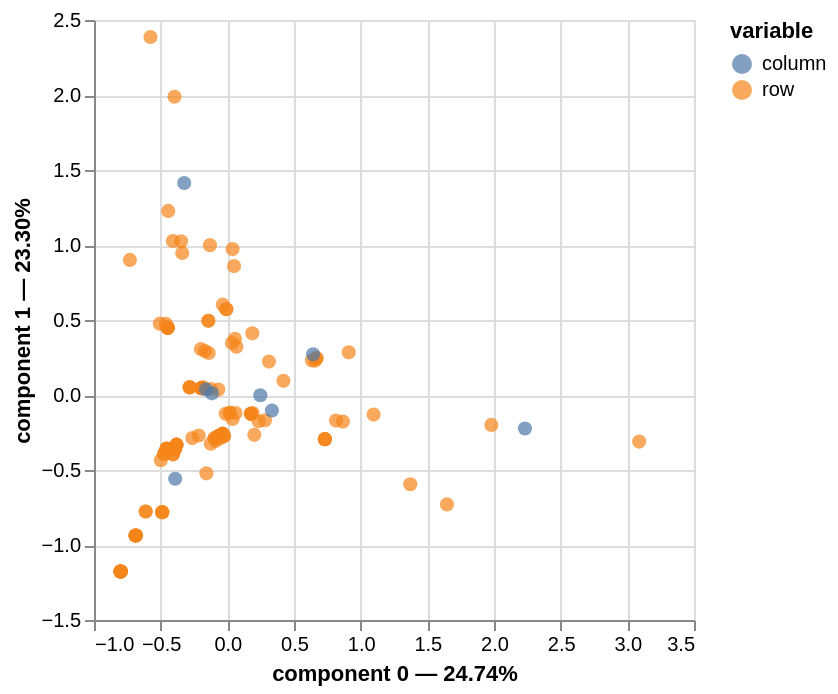

Here is the notebook cell this chart was saved with:
### Code cell
mca.plot(
    X,
    x_component=0,
    y_component=1,
    show_column_markers=True,
    show_row_markers=True,
    show_column_labels=False,
    show_row_labels=False,
)

### Figure 1 — Vega-Lite specification as saved in the notebook (floating-point values rounded to 4 significant figures)
{"config": {"view": {"continuousWidth": 300, "continuousHeight": 300}}, "layer": [{"data": {"name": "data-4f16ebee29d645d116dbcddb46e1b8cb"}, "mark": {"type": "circle", "size": 50}, "encoding": {"color": {"field": "variable", "type": "nominal"}, "tooltip": [{"field": "variable", "type": "nominal"}, {"field": "value", "type": "nominal"}, {"field": "component 0", "type": "quantitative"}, {"field": "component 1", "type": "quantitative"}], "x": {"axis": {"title": "component 0 — 24.74%"}, "field": "component 0", "scale": {"zero": false}, "type": "quantitative"}, "y": {"axis": {"title": "component 1 — 23.30%"}, "field": "component 1", "scale": {"zero": false}, "type": "quantitative"}}, "name": "view_0e9deda32bb0e973_0"}, {"data": {"name": "data-9af17a4020998839ce20bf955c3961ea"}, "mark": {"type": "circle", "size": 50}, "encoding": {"color": {"field": "variable", "type": "nominal"}, "tooltip": [{"field": "variable", "type": "nominal"}, {"field": "value", "type": "nominal"}, {"field": "component 0", "type": "quantitative"}, {"field": "component 1", "type": "quantitative"}], "x": {"axis": {"title": "component 0 — 24.74%"}, "field": "component 0", "scale": {"zero": false}, "type": "quantitative"}, "y": {"axis": {"title": "component 1 — 23.30%"}, "field": "component 1", "scale": {"zero": false}, "type": "quantitative"}}}], "params": [{"name": "param_1e9efca18e7a2868", "select": {"type": "interval", "encodings": ["x", "y"]}, "bind": "scales", "views": ["view_0e9deda32bb0e973_0"]}], "$schema": "https://vega.github.io/schema/vega-lite/v6.4.1.json", "datasets": {"data-4f16ebee29d645d116dbcddb46e1b8cb": [{"component 0": 1.097, "component 1": -0.1306, "component 2": -0.624, "component 3": 0.1657, "component 4": -0.1151, "component 5": -0.261, "component 6": 0.02662, "variable": "row", "value": "0", "label": 0}, {"component 0": 0.6345, "component 1": 0.2303, "component 2": 0.1926, "component 3": 0.237, "component 4": 0.03011, "component 5": -0.1125, "component 6": -0.01976, "variable": "row", "value": "1", "label": 1}, {"component 0": -0.06729, "component 1": 0.03603, "component 2": -0.5815, "component 3": -0.5234, "component 4": 0.221, "component 5": 0.4998, "component 6": -0.05037, "variable": "row", "value": "2", "label": 2}, {"component 0": -0.4471, "component 1": 0.4476, "component 2": -0.1099, "component 3": 0.3548, "component 4": 0.09176, "component 5": 0.03038, "component 6": -0.03204, "variable": "row", "value": "3", "label": 3}, {"component 0": 0.01812, "component 1": -0.1183, "component 2": 0.5672, "component 3": -0.3004, "component 4": 0.6394, "component 5": 0.0008747, "component 6": 0.04394, "variable": "row", "value": "4", "label": 4}, {"component 0": -0.1947, "component 1": 0.04495, "component 2": -0.6928, "component 3": -0.4739, "component 4": 0.4956, "component 5": 0.08958, "component 6": 0.07628, "variable": "row", "value": "5", "label": 5}, {"component 0": -0.4885, "component 1": -0.7813, "component 2": 0.3574, "component 3": 0.561, "component 4": -0.1467, "component 5": 0.4397, "component 6": 0.05253, "variable": "row", "value": "6", "label": 6}, {"component 0": -0.2823, "component 1": 0.05108, "component 2": -0.7693, "component 3": -0.4398, "component 4": 0.6844, "component 5": -0.1924, "component 6": 0.1634, "variable": "row", "value": "8", "label": 8}, {"component 0": -0.6874, "component 1": -0.9367, "component 2": 0.445, "component 3": 0.8224, "component 4": 0.02699, "component 5": 0.05855, "component 6": 0.1871, "variable": "row", "value": "10", "label": 10}, {"component 0": -0.1947, "component 1": 0.04495, "component 2": -0.6928, "component 3": -0.4739, "component 4": 0.4956, "component 5": 0.08958, "component 6": 0.07628, "variable": "row", "value": "12", "label": 12}, {"component 0": 0.6689, "component 1": 0.2456, "component 2": 0.2341, "component 3": 0.2871, "component 4": 0.04491, "component 5": -0.2094, "component 6": -0.05611, "variable": "row", "value": "14", "label": 14}, {"component 0": -0.4748, "component 1": -0.3929, "component 2": -0.2232, "component 3": 0.09592, "component 4": 0.3926, "component 5": -0.1565, "component 6": -0.09342, "variable": "row", "value": "17", "label": 17}, {"component 0": -0.2823, "component 1": 0.05108, "component 2": -0.7693, "component 3": -0.4398, "component 4": 0.6844, "component 5": -0.1924, "component 6": 0.1634, "variable": "row", "value": "18", "label": 18}, {"component 0": -0.2147, "component 1": -0.2697, "component 2": -0.2197, "component 3": -0.1351, "component 4": 0.05656, "component 5": 0.4936, "component 6": -0.1171, "variable": "row", "value": "20", "label": 20}, {"component 0": -0.1246, "component 1": 0.04005, "component 2": -0.6316, "component 3": -0.5011, "component 4": 0.3446, "component 5": 0.3152, "component 6": 0.006621, "variable": "row", "value": "21", "label": 21}, {"component 0": -0.731, "component 1": 0.9005, "component 2": 0.5459, "component 3": 1.287, "component 4": -0.3626, "component 5": -0.03623, "component 6": -0.1539, "variable": "row", "value": "22", "label": 22}, {"component 0": 0.03463, "component 1": 0.3472, "component 2": 0.441, "component 3": -0.133, "component 4": -0.04921, "component 5": -0.1778, "component 6": 0.06531, "variable": "row", "value": "23", "label": 23}, {"component 0": 0.7317, "component 1": -0.2944, "component 2": -0.3513, "component 3": 0.243, "component 4": -0.1922, "component 5": 0.002024, "component 6": -0.06087, "variable": "row", "value": "24", "label": 24}, {"component 0": -0.03506, "component 1": -0.2592, "component 2": -0.1507, "component 3": -0.286, "component 4": -0.392, "component 5": 0.06295, "component 6": 0.01147, "variable": "row", "value": "25", "label": 25}, {"component 0": -0.8002, "component 1": -1.177, "component 2": 0.7405, "component 3": 1.086, "component 4": -0.1277, "component 5": 0.01376, "component 6": -0.1749, "variable": "row", "value": "26", "label": 26}, {"component 0": 0.2345, "component 1": -0.1749, "component 2": 0.77, "component 3": -0.4554, "component 4": -0.02696, "component 5": -0.4456, "component 6": -0.217, "variable": "row", "value": "27", "label": 27}, {"component 0": -0.2627, "component 1": -0.2874, "component 2": -0.229, "component 3": -0.09432, "component 4": 0.128, "component 5": 0.3702, "component 6": -0.08357, "variable": "row", "value": "29", "label": 29}, {"component 0": -0.6874, "component 1": -0.9367, "component 2": 0.445, "component 3": 0.8224, "component 4": 0.02699, "component 5": 0.05855, "component 6": 0.1871, "variable": "row", "value": "31", "label": 31}, {"component 0": 0.01812, "component 1": -0.1183, "component 2": 0.5672, "component 3": -0.3004, "component 4": 0.6394, "component 5": 0.0008747, "component 6": 0.04394, "variable": "row", "value": "32", "label": 32}, {"component 0": -0.4471, "component 1": 0.4476, "component 2": -0.1099, "component 3": 0.3548, "component 4": 0.09176, "component 5": 0.03038, "component 6": -0.03204, "variable": "row", "value": "33", "label": 33}, {"component 0": -0.8002, "component 1": -1.177, "component 2": 0.7405, "component 3": 1.086, "component 4": -0.1277, "component 5": 0.01376, "component 6": -0.1749, "variable": "row", "value": "34", "label": 34}, {"component 0": 1.372, "component 1": -0.5952, "component 2": -0.3644, "component 3": 1.335, "component 4": 0.2721, "component 5": 0.1514, "component 6": 0.02362, "variable": "row", "value": "36", "label": 36}, {"component 0": 0.03944, "component 1": 0.9725, "component 2": 0.5936, "component 3": -0.1679, "component 4": 0.624, "component 5": -0.1979, "component 6": -0.006671, "variable": "row", "value": "37", "label": 37}, {"component 0": 0.3121, "component 1": 0.2227, "component 2": 0.6181, "component 3": -0.7682, "component 4": 0.8946, "component 5": -0.02315, "component 6": -0.01571, "variable": "row", "value": "39", "label": 39}, {"component 0": -0.8002, "component 1": -1.177, "component 2": 0.7405, "component 3": 1.086, "component 4": -0.1277, "component 5": 0.01376, "component 6": -0.1749, "variable": "row", "value": "40", "label": 40}, {"component 0": -0.8002, "component 1": -1.177, "component 2": 0.7405, "component 3": 1.086, "component 4": -0.1277, "component 5": 0.01376, "component 6": -0.1749, "variable": "row", "value": "41", "label": 41}, {"component 0": 0.4209, "component 1": 0.09429, "component 2": 0.404, "component 3": -0.7903, "component 4": -0.05551, "component 5": 0.006307, "component 6": 0.002833, "variable": "row", "value": "42", "label": 42}, {"component 0": -0.4549, "component 1": -0.3582, "component 2": -0.266, "component 3": 0.06869, "component 4": 0.4137, "component 5": -0.1237, "component 6": 0.05061, "variable": "row", "value": "43", "label": 43}, {"component 0": -0.1982, "component 1": 0.3062, "component 2": -0.06582, "component 3": 0.07852, "component 4": -0.3727, "component 5": -0.1717, "component 6": 0.04265, "variable": "row", "value": "45", "label": 45}, {"component 0": -0.03506, "component 1": -0.2592, "component 2": -0.1507, "component 3": -0.286, "component 4": -0.392, "component 5": 0.06295, "component 6": 0.01147, "variable": "row", "value": "46", "label": 46}, {"component 0": -0.4549, "component 1": -0.3582, "component 2": -0.266, "component 3": 0.06869, "component 4": 0.4137, "component 5": -0.1237, "component 6": 0.05061, "variable": "row", "value": "47", "label": 47}, {"component 0": -0.4885, "component 1": -0.7813, "component 2": 0.3574, "component 3": 0.561, "component 4": -0.1467, "component 5": 0.4397, "component 6": 0.05253, "variable": "row", "value": "50", "label": 50}, {"component 0": -0.06355, "component 1": -0.2726, "component 2": -0.1544, "component 3": -0.2617, "component 4": -0.3592, "component 5": -0.05719, "component 6": 0.04472, "variable": "row", "value": "51", "label": 51}, {"component 0": 0.6689, "component 1": 0.2456, "component 2": 0.2341, "component 3": 0.2871, "component 4": 0.04491, "component 5": -0.2094, "component 6": -0.05611, "variable": "row", "value": "53", "label": 53}, {"component 0": -0.02447, "component 1": -0.2741, "component 2": -0.1199, "component 3": -0.2889, "component 4": -0.4466, "component 5": 0.05375, "component 6": -0.07397, "variable": "row", "value": "55", "label": 55}, {"component 0": -0.4549, "component 1": -0.3582, "component 2": -0.266, "component 3": 0.06869, "component 4": 0.4137, "component 5": -0.1237, "component 6": 0.05061, "variable": "row", "value": "56", "label": 56}, {"component 0": 1.98, "component 1": -0.1992, "component 2": -0.9383, "component 3": 1.098, "component 4": 0.5329, "component 5": 0.2318, "component 6": 0.4699, "variable": "row", "value": "57", "label": 57}, {"component 0": -0.347, "component 1": 1.024, "component 2": -0.341, "component 3": 0.16, "component 4": 0.1188, "component 5": 0.01864, "component 6": -0.1234, "variable": "row", "value": "58", "label": 58}, {"component 0": -0.1423, "component 1": 0.4952, "component 2": 0.5564, "component 3": 0.07969, "component 4": 0.4748, "component 5": -0.1338, "component 6": 0.04177, "variable": "row", "value": "59", "label": 59}, {"component 0": 0.05068, "component 1": 0.8593, "component 2": 0.4756, "component 3": -0.2056, "component 4": 0.5289, "component 5": -0.02265, "component 6": 0.0538, "variable": "row", "value": "60", "label": 60}, {"component 0": -0.4885, "component 1": -0.7813, "component 2": 0.3574, "component 3": 0.561, "component 4": -0.1467, "component 5": 0.4397, "component 6": 0.05253, "variable": "row", "value": "61", "label": 61}, {"component 0": -0.4748, "component 1": -0.3929, "component 2": -0.2232, "component 3": 0.09592, "component 4": 0.3926, "component 5": -0.1565, "component 6": -0.09342, "variable": "row", "value": "63", "label": 63}, {"component 0": 0.19, "component 1": -0.1205, "component 2": 0.4125, "component 3": -0.4543, "component 4": -0.03832, "component 5": 0.01719, "component 6": 0.04122, "variable": "row", "value": "66", "label": 66}, {"component 0": -0.6122, "component 1": -0.7767, "component 2": 0.248, "component 3": 0.6469, "component 4": 0.1301, "component 5": 0.0884, "component 6": 0.4284, "variable": "row", "value": "69", "label": 69}, {"component 0": -0.03506, "component 1": -0.2592, "component 2": -0.1507, "component 3": -0.286, "component 4": -0.392, "component 5": 0.06295, "component 6": 0.01147, "variable": "row", "value": "70", "label": 70}, {"component 0": -0.8002, "component 1": -1.177, "component 2": 0.7405, "component 3": 1.086, "component 4": -0.1277, "component 5": 0.01376, "component 6": -0.1749, "variable": "row", "value": "71", "label": 71}, {"component 0": 0.8151, "component 1": -0.1705, "component 2": 0.1601, "component 3": 0.02313, "component 4": 0.08243, "component 5": -0.0285, "component 6": -0.02504, "variable": "row", "value": "72", "label": 72}, {"component 0": -0.5767, "component 1": 2.387, "component 2": 0.1337, "component 3": 1.145, "component 4": -0.3488, "component 5": -0.02145, "component 6": 0.2206, "variable": "row", "value": "73", "label": 73}, {"component 0": -0.381, "component 1": -0.331, "component 2": -0.2518, "component 3": 0.005996, "component 4": 0.3038, "component 5": 0.06626, "component 6": -0.0009962, "variable": "row", "value": "74", "label": 74}, {"component 0": -0.007387, "component 1": 0.5717, "component 2": -0.2286, "component 3": -0.2054, "component 4": -0.4859, "component 5": 0.04295, "component 6": 0.01985, "variable": "row", "value": "75", "label": 75}, {"component 0": -0.4073, "component 1": -0.3954, "component 2": -0.1635, "component 3": 0.04906, "component 4": 0.2416, "component 5": 0.03509, "component 6": -0.2984, "variable": "row", "value": "77", "label": 77}, {"component 0": -0.01239, "component 1": -0.1254, "component 2": 0.6077, "component 3": -0.2725, "component 4": 0.7428, "component 5": -0.1457, "component 6": 0.08545, "variable": "row", "value": "78", "label": 78}, {"component 0": 0.7317, "component 1": -0.2944, "component 2": -0.3513, "component 3": 0.243, "component 4": -0.1922, "component 5": 0.002024, "component 6": -0.06087, "variable": "row", "value": "79", "label": 79}, {"component 0": -0.1829, "component 1": 0.05109, "component 2": -0.6801, "component 3": -0.5433, "component 4": 0.4527, "component 5": 0.04728, "component 6": -0.3691, "variable": "row", "value": "84", "label": 84}, {"component 0": -0.1947, "component 1": 0.04495, "component 2": -0.6928, "component 3": -0.4739, "component 4": 0.4956, "component 5": 0.08958, "component 6": 0.07628, "variable": "row", "value": "85", "label": 85}, {"component 0": -0.4549, "component 1": -0.3582, "component 2": -0.266, "component 3": 0.06869, "component 4": 0.4137, "component 5": -0.1237, "component 6": 0.05061, "variable": "row", "value": "86", "label": 86}, {"component 0": -0.3962, "component 1": 1.988, "component 2": 0.09794, "component 3": 0.8295, "component 4": -0.4598, "component 5": 0.3731, "component 6": 0.08047, "variable": "row", "value": "88", "label": 88}, {"component 0": -0.4987, "component 1": -0.4345, "component 2": -0.1718, "component 3": 0.1286, "component 4": 0.3673, "component 5": -0.196, "component 6": -0.2663, "variable": "row", "value": "89", "label": 89}, {"component 0": -0.06355, "component 1": -0.2726, "component 2": -0.1544, "component 3": -0.2617, "component 4": -0.3592, "component 5": -0.05719, "component 6": 0.04472, "variable": "row", "value": "90", "label": 90}, {"component 0": -0.03506, "component 1": -0.2592, "component 2": -0.1507, "component 3": -0.286, "component 4": -0.392, "component 5": 0.06295, "component 6": 0.01147, "variable": "row", "value": "91", "label": 91}, {"component 0": -0.6874, "component 1": -0.9367, "component 2": 0.445, "component 3": 0.8224, "component 4": 0.02699, "component 5": 0.05855, "component 6": 0.1871, "variable": "row", "value": "92", "label": 92}, {"component 0": -0.03506, "component 1": -0.2592, "component 2": -0.1507, "component 3": -0.286, "component 4": -0.392, "component 5": 0.06295, "component 6": 0.01147, "variable": "row", "value": "93", "label": 93}, {"component 0": -0.6874, "component 1": -0.9367, "component 2": 0.445, "component 3": 0.8224, "component 4": 0.02699, "component 5": 0.05855, "component 6": 0.1871, "variable": "row", "value": "97", "label": 97}, {"component 0": 0.1874, "component 1": 0.4111, "component 2": 0.7963, "component 3": -0.07914, "component 4": -0.3876, "component 5": 0.08784, "component 6": 0.03741, "variable": "row", "value": "98", "label": 98}, {"component 0": -0.3931, "component 1": -0.3605, "component 2": -0.2113, "component 3": 0.02573, "component 4": 0.2753, "component 5": 0.05197, "component 6": -0.1373, "variable": "row", "value": "99", "label": 99}, {"component 0": -0.3931, "component 1": -0.3605, "component 2": -0.2113, "component 3": 0.02573, "component 4": 0.2753, "component 5": 0.05197, "component 6": -0.1373, "variable": "row", "value": "100", "label": 100}, {"component 0": -0.03506, "component 1": -0.2592, "component 2": -0.1507, "component 3": -0.286, "component 4": -0.392, "component 5": 0.06295, "component 6": 0.01147, "variable": "row", "value": "101", "label": 101}, {"component 0": -0.0952, "component 1": -0.2875, "component 2": -0.1585, "component 3": -0.2348, "component 4": -0.3228, "component 5": -0.1907, "component 6": 0.08167, "variable": "row", "value": "102", "label": 102}, {"component 0": 0.6584, "component 1": 0.2295, "component 2": 0.2138, "component 3": 0.2204, "component 4": -0.02347, "component 5": -0.04453, "component 6": -0.09251, "variable": "row", "value": "103", "label": 103}, {"component 0": 0.2825, "component 1": -0.1686, "component 2": 0.6941, "component 3": -0.398, "component 4": -0.1472, "component 5": 0.02931, "component 6": 0.3601, "variable": "row", "value": "104", "label": 104}, {"component 0": 0.9107, "component 1": 0.2844, "component 2": 1.574, "component 3": -1.021, "component 4": 0.3576, "component 5": 1.067, "component 6": -0.2152, "variable": "row", "value": "105", "label": 105}, {"component 0": -0.4471, "component 1": 0.4476, "component 2": -0.1099, "component 3": 0.3548, "component 4": 0.09176, "component 5": 0.03038, "component 6": -0.03204, "variable": "row", "value": "106", "label": 106}, {"component 0": -0.8002, "component 1": -1.177, "component 2": 0.7405, "component 3": 1.086, "component 4": -0.1277, "component 5": 0.01376, "component 6": -0.1749, "variable": "row", "value": "107", "label": 107}, {"component 0": 3.089, "component 1": -0.3105, "component 2": -1.039, "component 3": 1.762, "component 4": 0.4764, "component 5": 0.2288, "component 6": -0.1126, "variable": "row", "value": "108", "label": 108}, {"component 0": -0.0952, "component 1": -0.2875, "component 2": -0.1585, "component 3": -0.2348, "component 4": -0.3228, "component 5": -0.1907, "component 6": 0.08167, "variable": "row", "value": "109", "label": 109}, {"component 0": 1.647, "component 1": -0.7296, "component 2": -0.3546, "component 3": 1.74, "component 4": 0.3736, "component 5": -0.102, "component 6": -0.08387, "variable": "row", "value": "110", "label": 110}, {"component 0": -0.4471, "component 1": 0.4476, "component 2": -0.1099, "component 3": 0.3548, "component 4": 0.09176, "component 5": 0.03038, "component 6": -0.03204, "variable": "row", "value": "111", "label": 111}, {"component 0": -0.4073, "component 1": -0.3954, "component 2": -0.1635, "component 3": 0.04906, "component 4": 0.2416, "component 5": 0.03509, "component 6": -0.2984, "variable": "row", "value": "112", "label": 112}, {"component 0": -0.381, "component 1": -0.331, "component 2": -0.2518, "component 3": 0.005996, "component 4": 0.3038, "component 5": 0.06626, "component 6": -0.0009962, "variable": "row", "value": "114", "label": 114}, {"component 0": -0.03442, "component 1": 0.6021, "component 2": -0.2364, "component 3": -0.1769, "component 4": -0.4581, "component 5": -0.07824, "component 6": 0.05355, "variable": "row", "value": "116", "label": 116}, {"component 0": -0.05395, "component 1": -0.2891, "component 2": -0.1221, "component 3": -0.2634, "component 4": -0.415, "component 5": -0.07357, "component 6": -0.04362, "variable": "row", "value": "117", "label": 117}, {"component 0": 0.7317, "component 1": -0.2944, "component 2": -0.3513, "component 3": 0.243, "component 4": -0.1922, "component 5": 0.002024, "component 6": -0.06087, "variable": "row", "value": "118", "label": 118}, {"component 0": -0.8002, "component 1": -1.177, "component 2": 0.7405, "component 3": 1.086, "component 4": -0.1277, "component 5": 0.01376, "component 6": -0.1749, "variable": "row", "value": "119", "label": 119}, {"component 0": -0.1895, "component 1": 0.04764, "component 2": -0.6872, "component 3": -0.5043, "component 4": 0.4768, "component 5": 0.07107, "component 6": -0.1186, "variable": "row", "value": "120", "label": 120}, {"component 0": 0.0572, "component 1": 0.3742, "component 2": 0.5392, "component 3": -0.1248, "component 4": -0.1071, "component 5": -0.2125, "component 6": -0.06549, "variable": "row", "value": "122", "label": 122}, {"component 0": -0.1676, "component 1": 0.2927, "component 2": -0.06647, "component 3": 0.04266, "component 4": -0.4006, "component 5": -0.06224, "component 6": 0.01382, "variable": "row", "value": "123", "label": 123}, {"component 0": -0.0869, "component 1": -0.3058, "component 2": -0.1245, "component 3": -0.235, "component 4": -0.3798, "component 5": -0.2159, "component 6": -0.009699, "variable": "row", "value": "124", "label": 124}, {"component 0": -0.06355, "component 1": -0.2726, "component 2": -0.1544, "component 3": -0.2617, "component 4": -0.3592, "component 5": -0.05719, "component 6": 0.04472, "variable": "row", "value": "125", "label": 125}, {"component 0": -0.1569, "component 1": -0.5222, "component 2": 0.2113, "component 3": 0.1252, "component 4": -0.4361, "component 5": 1.075, "component 6": -0.1718, "variable": "row", "value": "128", "label": 128}, {"component 0": 0.1763, "component 1": -0.1256, "component 2": 0.434, "component 3": -0.4416, "component 4": 0.004137, "component 5": -0.08405, "component 6": 0.06998, "variable": "row", "value": "130", "label": 130}, {"component 0": -0.6874, "component 1": -0.9367, "component 2": 0.445, "component 3": 0.8224, "component 4": 0.02699, "component 5": 0.05855, "component 6": 0.1871, "variable": "row", "value": "131", "label": 131}, {"component 0": -0.4549, "component 1": -0.3582, "component 2": -0.266, "component 3": 0.06869, "component 4": 0.4137, "component 5": -0.1237, "component 6": 0.05061, "variable": "row", "value": "132", "label": 132}, {"component 0": -0.4603, "component 1": 0.4741, "component 2": -0.07066, "component 3": 0.3914, "component 4": 0.05713, "component 5": 0.01742, "component 6": -0.1362, "variable": "row", "value": "133", "label": 133}, {"component 0": -0.4549, "component 1": -0.3582, "component 2": -0.266, "component 3": 0.06869, "component 4": 0.4137, "component 5": -0.1237, "component 6": 0.05061, "variable": "row", "value": "134", "label": 134}, {"component 0": -0.02447, "component 1": -0.2741, "component 2": -0.1199, "component 3": -0.2889, "component 4": -0.4466, "component 5": 0.05375, "component 6": -0.07397, "variable": "row", "value": "135", "label": 135}, {"component 0": -0.6874, "component 1": -0.9367, "component 2": 0.445, "component 3": 0.8224, "component 4": 0.02699, "component 5": 0.05855, "component 6": 0.1871, "variable": "row", "value": "137", "label": 137}, {"component 0": -0.4433, "component 1": 1.227, "component 2": -0.3275, "component 3": 0.2897, "component 4": 0.1794, "component 5": -0.236, "component 6": -0.2495, "variable": "row", "value": "138", "label": 138}, {"component 0": -0.007387, "component 1": 0.5717, "component 2": -0.2286, "component 3": -0.2054, "component 4": -0.4859, "component 5": 0.04295, "component 6": 0.01985, "variable": "row", "value": "139", "label": 139}, {"component 0": -0.3384, "component 1": 0.9474, "component 2": -0.3715, "component 3": 0.1299, "component 4": 0.1593, "component 5": 0.03549, "component 6": 0.0119, "variable": "row", "value": "142", "label": 142}, {"component 0": -0.8002, "component 1": -1.177, "component 2": 0.7405, "component 3": 1.086, "component 4": -0.1277, "component 5": 0.01376, "component 6": -0.1749, "variable": "row", "value": "145", "label": 145}, {"component 0": 0.03927, "component 1": -0.1598, "component 2": 0.918, "component 3": -0.2821, "component 4": 0.7652, "component 5": -0.2341, "component 6": -0.2721, "variable": "row", "value": "146", "label": 146}, {"component 0": -0.4088, "component 1": 1.027, "component 2": -0.3957, "component 3": 0.203, "component 4": 0.2571, "component 5": -0.157, "component 6": 0.06458, "variable": "row", "value": "147", "label": 147}, {"component 0": 0.1763, "component 1": -0.1256, "component 2": 0.434, "component 3": -0.4416, "component 4": 0.004137, "component 5": -0.08405, "component 6": 0.06998, "variable": "row", "value": "148", "label": 148}, {"component 0": -0.1306, "component 1": 0.9991, "component 2": -0.1555, "component 3": 0.1704, "component 4": -0.3222, "component 5": 0.8324, "component 6": 0.2939, "variable": "row", "value": "150", "label": 150}, {"component 0": -0.4549, "component 1": -0.3582, "component 2": -0.266, "component 3": 0.06869, "component 4": 0.4137, "component 5": -0.1237, "component 6": 0.05061, "variable": "row", "value": "152", "label": 152}, {"component 0": 0.2027, "component 1": -0.2658, "component 2": 1.682, "component 3": -0.1192, "component 4": 0.7839, "component 5": -0.06153, "component 6": 0.1884, "variable": "row", "value": "157", "label": 157}, {"component 0": 0.06179, "component 1": -0.1199, "component 2": 0.6058, "component 3": -0.3307, "component 4": 0.5417, "component 5": 0.1249, "component 6": -0.08873, "variable": "row", "value": "160", "label": 160}, {"component 0": -0.1395, "component 1": 0.2803, "component 2": -0.06707, "component 3": 0.009782, "component 4": -0.4262, "component 5": 0.03809, "component 6": -0.0126, "variable": "row", "value": "161", "label": 161}, {"component 0": -0.1423, "component 1": 0.4952, "component 2": 0.5564, "component 3": 0.07969, "component 4": 0.4748, "component 5": -0.1338, "component 6": 0.04177, "variable": "row", "value": "164", "label": 164}, {"component 0": -0.2823, "component 1": 0.05108, "component 2": -0.7693, "component 3": -0.4398, "component 4": 0.6844, "component 5": -0.1924, "component 6": 0.1634, "variable": "row", "value": "165", "label": 165}, {"component 0": -0.381, "component 1": -0.331, "component 2": -0.2518, "component 3": 0.005996, "component 4": 0.3038, "component 5": 0.06626, "component 6": -0.0009962, "variable": "row", "value": "169", "label": 169}, {"component 0": 0.8671, "component 1": -0.1772, "component 2": 0.1884, "component 3": 0.259, "component 4": 0.5947, "component 5": 0.05227, "component 6": -0.07108, "variable": "row", "value": "170", "label": 170}, {"component 0": -0.1947, "component 1": 0.04495, "component 2": -0.6928, "component 3": -0.4739, "component 4": 0.4956, "component 5": 0.08958, "component 6": 0.07628, "variable": "row", "value": "171", "label": 171}, {"component 0": -0.8002, "component 1": -1.177, "component 2": 0.7405, "component 3": 1.086, "component 4": -0.1277, "component 5": 0.01376, "component 6": -0.1749, "variable": "row", "value": "172", "label": 172}, {"component 0": -0.5067, "component 1": 0.4758, "component 2": -0.1117, "component 3": 0.4236, "component 4": 0.1609, "component 5": -0.1143, "component 6": 0.004722, "variable": "row", "value": "173", "label": 173}, {"component 0": -0.6122, "component 1": -0.7767, "component 2": 0.248, "component 3": 0.6469, "component 4": 0.1301, "component 5": 0.0884, "component 6": 0.4284, "variable": "row", "value": "174", "label": 174}, {"component 0": 0.06831, "component 1": 0.3221, "component 2": 0.4038, "component 3": -0.1768, "component 4": -0.1182, "component 5": 0.002415, "component 6": 0.01634, "variable": "row", "value": "176", "label": 176}, {"component 0": -0.4549, "component 1": -0.3582, "component 2": -0.266, "component 3": 0.06869, "component 4": 0.4137, "component 5": -0.1237, "component 6": 0.05061, "variable": "row", "value": "177", "label": 177}, {"component 0": -0.4471, "component 1": 0.4476, "component 2": -0.1099, "component 3": 0.3548, "component 4": 0.09176, "component 5": 0.03038, "component 6": -0.03204, "variable": "row", "value": "178", "label": 178}, {"component 0": -0.3931, "component 1": -0.3605, "component 2": -0.2113, "component 3": 0.02573, "component 4": 0.2753, "component 5": 0.05197, "component 6": -0.1373, "variable": "row", "value": "179", "label": 179}, {"component 0": 0.1763, "component 1": -0.1256, "component 2": 0.434, "component 3": -0.4416, "component 4": 0.004137, "component 5": -0.08405, "component 6": 0.06998, "variable": "row", "value": "180", "label": 180}, {"component 0": -0.124, "component 1": -0.3247, "component 2": -0.1272, "component 3": -0.2031, "component 4": -0.3401, "component 5": -0.376, "component 6": 0.02846, "variable": "row", "value": "181", "label": 181}, {"component 0": -0.06355, "component 1": -0.2726, "component 2": -0.1544, "component 3": -0.2617, "component 4": -0.3592, "component 5": -0.05719, "component 6": 0.04472, "variable": "row", "value": "183", "label": 183}], "data-9af17a4020998839ce20bf955c3961ea": [{"component 0": -0.3912, "component 1": -0.5585, "component 2": 0.3133, "component 3": 0.4212, "component 4": -0.04385, "component 5": 0.002792, "component 6": -0.02039, "variable": "column", "value": "52.A", "label": "52.A"}, {"component 0": -0.3236, "component 1": 1.413, "component 2": 0.1486, "component 3": 0.5775, "component 4": -0.2051, "component 5": -0.01749, "component 6": -0.0155, "variable": "column", "value": "52.B", "label": "52.B"}, {"component 0": 2.232, "component 1": -0.2234, "component 2": -0.5729, "component 3": 1.12, "component 4": 0.2771, "component 5": -0.06139, "component 6": -0.04927, "variable": "column", "value": "52.C", "label": "52.C"}, {"component 0": 0.6431, "component 1": 0.2719, "component 2": 1.366, "component 3": -0.5029, "component 4": 0.594, "component 5": -0.04293, "component 6": 0.02215, "variable": "column", "value": "52.D", "label": "52.D"}, {"component 0": -0.1606, "component 1": 0.03735, "component 2": -0.3391, "component 3": -0.2517, "component 4": 0.2483, "component 5": -0.1263, "component 6": -0.1525, "variable": "column", "value": "52.E", "label": "52.E"}, {"component 0": 0.3341, "component 1": -0.1031, "component 2": 0.0529, "component 3": -0.3451, "component 4": -0.7506, "component 5": -0.3367, "component 6": 0.06131, "variable": "column", "value": "52.F", "label": "52.F"}, {"component 0": -0.1155, "component 1": 0.01113, "component 2": -0.3118, "component 3": -0.08956, "component 4": 0.2217, "component 5": 0.04822, "component 6": 0.1906, "variable": "column", "value": "53", "label": "53"}, {"component 0": 0.2475, "component 1": -0.00194, "component 2": -0.03417, "component 3": -0.2896, "component 4": -0.3485, "component 5": 0.4759, "component 6": -0.07233, "variable": "column", "value": "54", "label": "54"}]}}
